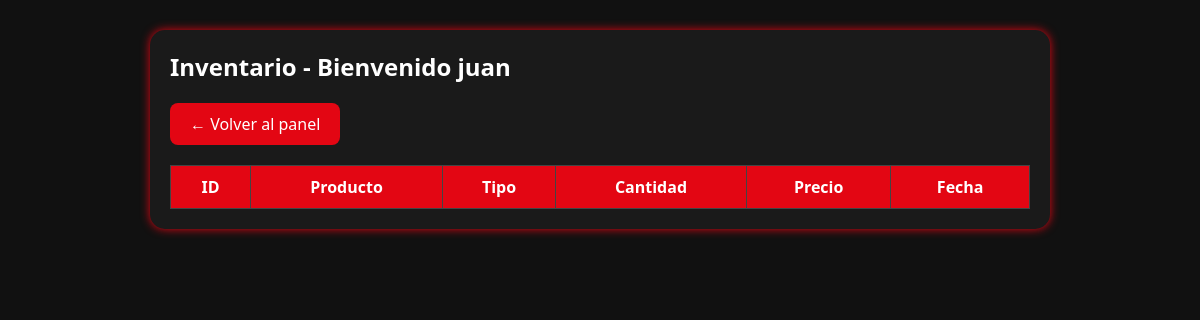
The app's page /facturacion/inventario.php (signed in), older data.
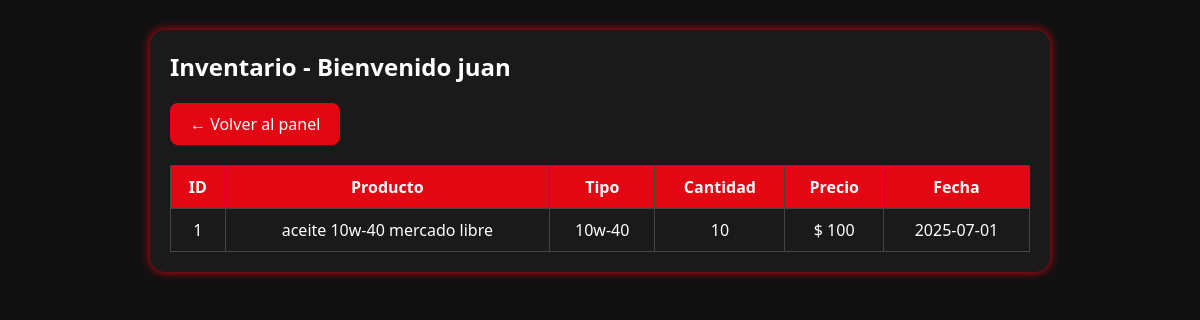
The same page, newer data.
### tables this page shows
CREATE TABLE `inventario` (
  `id` int(11) NOT NULL,
  `producto` varchar(100) NOT NULL,
  `tipo` varchar(50) NOT NULL,
  `cantidad` int(11) NOT NULL,
  `precio` decimal(10,0) NOT NULL,
  `fecha` date NOT NULL
);

### facturacion/inventario.php (the view, shortened to what this page needs)
<!DOCTYPE html>
<html lang="es">
<head>
  <link rel="stylesheet" href="estilos.css">
</head>
<body>
  <div class="panel">
    <h2>Inventario - Bienvenido <?php echo $_SESSION['usuario']; ?></h2>
    <a href="empleado.php" class="btn">← Volver al panel</a>
    <table>
      <tr>
        <th>ID</th>
        <th>Producto</th>
        <th>Tipo</th>
        <th>Cantidad</th>
        <th>Precio</th>
        <th>Fecha</th>
      </tr>
      <?php
      include "php/conexion.php";
      $resultado = $conexion->query("SELECT * FROM inventario ORDER BY fecha DESC");
      while ($fila = $resultado->fetch_assoc()) {
        echo "<tr>
                <td>{$fila['id']}</td>
                <td>{$fila['producto']}</td>
                <td>{$fila['tipo']}</td>
                <td>{$fila['cantidad']}</td>
                <td>$ {$fila['precio']}</td>
                <td>{$fila['fecha']}</td>
              </tr>";
      }
      ?>
    </table>
  </div>
</body>
</html>

### facturacion/estilos.css (style rules this page uses)
* { margin: 0; padding: 0; box-sizing: border-box; }
body { font-family: 'Segoe UI', sans-serif; background-color: #111; color: #fff; }

### facturacion/inventario.php (style rules this page uses)
body { background: #111; color: white; font-family: 'Segoe UI', sans-serif; padding: 30px; }
.panel { max-width: 900px; margin: auto; background: #1a1a1a; padding: 20px; border-radius: 15px; box-shadow: 0 0 10px #e30613; }
table { width: 100%; border-collapse: collapse; margin-top: 20px; }
th, td { border: 1px solid #444; padding: 10px; text-align: center; }
th { background: #e30613; color: white; }
a.btn { display: inline-block; margin-top: 20px; padding: 10px 20px; background: #e30613; color: white; border-radius: 8px; text-decoration: none; }

Row changes from the older to the newer data that the page shows:
added inventario: id "1", producto "aceite 10w-40 mercado libre", tipo "10w-40", cantidad "10", precio "100", fecha "2025-07-01"
